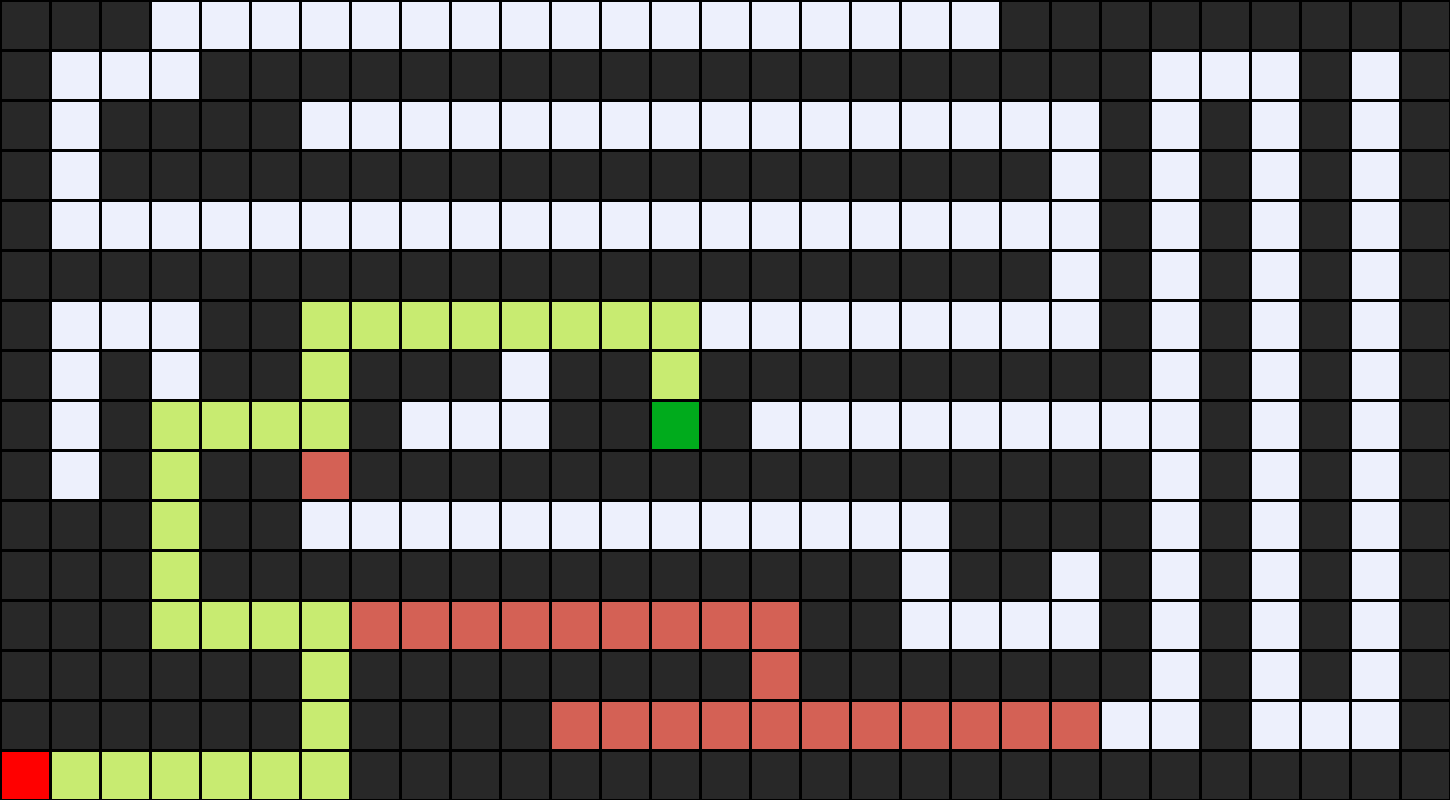

Recreate this plot in Python.
import sys

# Define node class
class Node():
    def __init__(self, state, parent, action):
        self.state = state
        self.parent = parent
        self.action = action

# Set up different implementations of a frontier

# Frontier implemented as a stack
class StackFrontier():

    # Initialize a frontier
    def __init__(self):
        self.frontier = []
    
    # Add a node to the frontier
    def add(self, node):
        self.frontier.append(node)

    def contains_state(self, state):
        return any(node.state == state for node in self.frontier)

    # Check if frontier is empty -> no solution
    def empty(self):
        return len(self.frontier) == 0

    # Remove a node from the frontier and return it so that it can be checked and expanded
    def remove(self):
        if self.empty():
            raise Exception("empty frontier")
        else:
            node = self.frontier[-1]
            self.frontier = self.frontier[:-1]
            return node

# Frontier implemented as a queue
class QueueFrontier(StackFrontier):

    def remove(self):
        if self.empty():
            raise Exception('empty frontier')
        else:
            node = self.frontier[0]
            self.frontier = self.frontier[1:]
            return node

# Implemented informed search algorithms
class InformedFrontier(StackFrontier):
    def __init__(self, start, goal):
        self.frontier = []
        self.start = start
        self.goal = goal

        # A list of estimated costs to goal of every node in the frontier (Manhattan distance heuristic)
        self.goalCost = []
        # A list of real costs to reach node from the start of every node in the frontier
        self.nodeCost = []

    def add(self, node):
        self.frontier.append(node)

        # Add estimated cost to goal from node to goalCost
        self.goalCost.append(sum(map(lambda i, j: abs(i - j), self.goal, node.state)))

        # Add the number of steps it takes to reach node to nodeCost
        self.nodeCost.append(0)
        while node.parent is not None:
            self.nodeCost[-1] += 1
            node = node.parent

    # Implemented greedy best-first search algorithm
    def greedy(self):

        # Determine the lowest cost it takes to reach goal
        lowest = self.goalCost[0]
        for i in range(1, len(self.goalCost)):
            if self.goalCost[i] < self.goalCost[i-1]:
                lowest = self.goalCost[i]
        
        # Determine the index of the lowest goalCost
        for i in range(len(self.goalCost)):
            if self.goalCost[i] == lowest:
                index = i

        # Return node, emove node from frontier and goalCost
        node = self.frontier[index]
        self.goalCost.pop(index)
        self.frontier.remove(node)
        return node

    # Implemented A* best-first search algorithm
    def A_star(self):
        # finalHeuristic = goalCost + nodeCost
        finalHeuristic = tuple(sum(x) for x in zip(self.nodeCost, self.goalCost))

        # Determine the lowest finalHeuristic
        lowest = finalHeuristic[0]
        for i in range(1, len(finalHeuristic)):
            if finalHeuristic[i] < finalHeuristic[i-1]:
                lowest = finalHeuristic[i]

        # Determine the indexes of nodes with the lowest finalHeuristic
        index = []
        for i in range(len(finalHeuristic)):
            if finalHeuristic[i] == lowest:
                index.append(i)
        
        # If multiple nodes have the lowest finalHeuristic, choose the one with the lowest goalCost
        if len(index) > 1:
            # Determine the lowest cost it takes to reach goal
            lowest = self.goalCost[0]
            for i in range(1, len(index)): # len(index) because I want to focus only on nodes with the lowest finalHeuristic
                if self.goalCost[i] < self.goalCost[i-1]:
                    lowest = self.goalCost[i]
            
            # Determine the index of the lowest goalCost
            index=[]
            for i in range(len(self.goalCost)):
                if self.goalCost[i] == lowest:
                    index.append(i)

        # Return node; remove node from frontier, goalCost and nodeCost
        node = self.frontier[index[0]]
        self.nodeCost.pop(index[0])
        self.goalCost.pop(index[0])
        self.frontier.remove(node)
        return node

    def remove(self):
        if self.empty():
            raise Exception("empty frontier")
        else:
            return self.A_star()
        
# Set up the maze
class Maze():

    # Read the file and make sense of the contents of the file as a maze
    def __init__(self, filename):

        # Read file
        with open(filename) as f:
            contents = f.read()
        
        # Validate start and goal
        if contents.count("A") != 1:
            raise Exception("maze must have exactly one start point")
        if contents.count("B") != 1:
            raise Exception("maze must have exactly one goal")

        # Determine height and width of maze
        contents = contents.splitlines()
        self.height = len(contents)
        self.width = max(len(line) for line in contents)

        # Keep track of walls
        self.walls = []
        for i in range(self.height):
            row = []
            for j in range(self.width):
                try:
                    # Define the start of the maze
                    if contents[i][j] == "A":
                        self.start = (i, j)
                        row.append(False)
                    # Define the goal of the maze
                    elif contents[i][j] == "B":
                        self.goal = (i, j)
                        row.append(False)
                    elif contents[i][j] == " ":
                        row.append(False)
                    # Indicate a wall at the (i, j) coordinates
                    else:
                        row.append(True)
                except IndexError:
                    row.append(False)
            # Add the row with indicated walls to self.walls
            self.walls.append(row)
        
        # Initialize the solution 
        self.solution = None

    # Print out the maze
    def print(self):
        # If solution is not None, solution = set of the states of all the nodes that were in the solution
        solution = self.solution[1] if self.solution is not None else None
        print()
        for i, row in enumerate(self.walls):
            for j, col in enumerate(row):
                if col:
                    print("█", end="") # A wall
                elif (i, j) == self.start:
                    print("A", end="")
                elif (i, j) == self.goal:
                    print("B", end="")
                elif solution is not None and (i, j) in solution:
                    print("*", end="")
                else:
                    print(" ", end="") # A possible way
            print()
        print()

    # Returns the possible actions and nearby nodes determined by those actions
    def neighbors(self, state):
        row, col = state
        candidates = [
            ("up", (row - 1, col)),
            ("down", (row + 1, col)),
            ("left", (row, col - 1)),
            ("right", (row, col + 1))
        ]

        result = []
        for action, (r, c) in candidates:
            if 0 <= r < self.height and 0 <= c < self.width and not self.walls[r][c]:
                result.append((action, (r, c)))
        return result

    # Actual search algorithm
    def solve(self):
        """Finds a solution to maze, if one exists."""

        # Keep track of number of states explored
        self.num_explored = 0

        # Initialize frontier to just the starting position
        start = Node(state=self.start, parent=None, action=None)
        frontier = InformedFrontier(self.start, self.goal)
        #frontier = QueueFrontier()
        frontier.add(start)

        # Initialize an empty explored set
        self.explored = set()

        # Keep looping until solution found
        while True:
            
            # If nothing left in frontier, then no path
            if frontier.empty():
                raise Exception("no solution")

            # Choose a node from the frontier
            node = frontier.remove()
            self.num_explored += 1

            # If node is the goal, determine the solution
            if node.state == self.goal:
                actions = []
                cells = []

                while node.parent is not None:
                    actions.append(node.action)
                    cells.append(node.state)
                    node = node.parent
                actions.reverse()
                cells.reverse()
                self.solution = (actions, cells)
                return

            # Mark node as explored
            self.explored.add(node.state)

            # Add nearby nodes to frontier
            for action, state in self.neighbors(node.state):
                if not frontier.contains_state(state) and state not in self.explored:

                    child = Node(state=state, parent=node, action=action)
                    frontier.add(child)
            
    # Create a png image of the maze and the solution
    def output_image(self, filename, show_solution=True, show_explored=False):
        from PIL import Image, ImageDraw
        cell_size = 50
        cell_border = 2

        # Create a blank canvas
        img = Image.new(
            "RGBA",
            (self.width * cell_size, self.height * cell_size),
            "black"
        )
        draw = ImageDraw.Draw(img)

        solution = self.solution[1] if self.solution is not None else None
        for i, row in enumerate(self.walls):
            for j, col in enumerate(row):

                # Walls
                if col:
                    fill=(40, 40, 40)

                # Start
                elif (i, j) == self.start:
                    fill = (255, 0, 0)
                
                # Goal
                elif (i, j) == self.goal:
                    fill = (0, 171, 28)

                # SOlution
                elif solution is not None and show_solution and (i, j) in solution:
                    fill = (200, 235, 113)
                    
                # Explored
                elif solution is not None and show_explored and (i, j) in self.explored:
                    fill = (212, 97, 85)

                # Empty cell
                else:
                    fill = (237, 240, 252)

                # Draw cell
                draw.rectangle(
                    ([(j * cell_size + cell_border, i * cell_size + cell_border),
                    ((j + 1) * cell_size - cell_border, (i + 1) * cell_size - cell_border)]),
                    fill=fill
                )
        
        img.save(filename)

if len(sys.argv) != 2:
    sys.exit("Usage: python maze.py maze.txt")

m = Maze(sys.argv[1])
print("Maze:")
m.print()
print("Solving...")
m.solve()
print("States Explored:", m.num_explored)
print("Solution:")
m.print()
m.output_image("maze.png", show_explored=True)